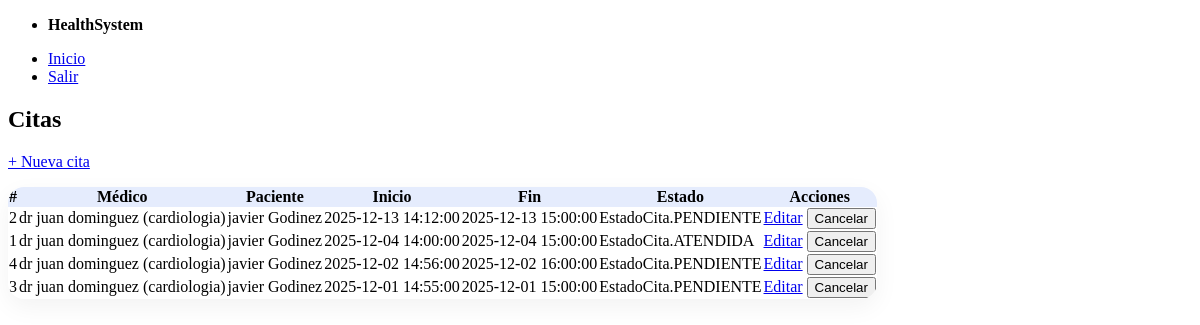
/citas (signed in), run on an earlier commit of the app's database.
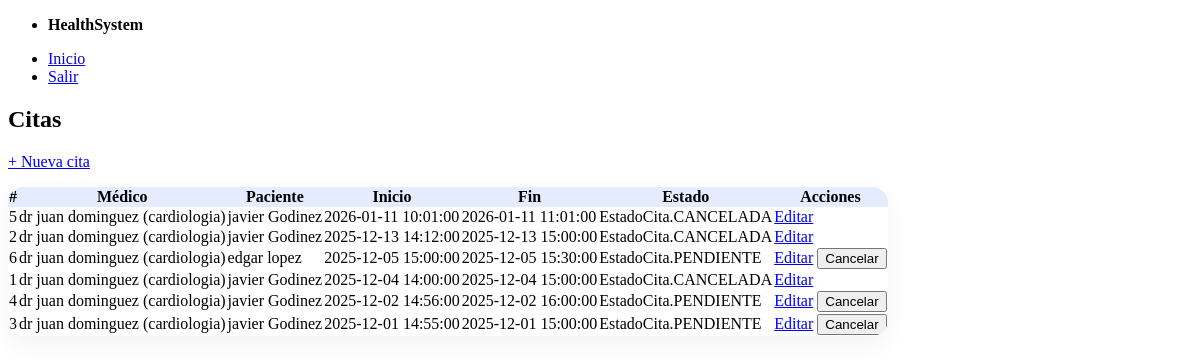
And on a later commit of the database.
### models.py (models this page shows, shortened)
class Cita(Base):
    __tablename__ = "citas"
    id = Column(Integer, primary_key=True)
    medico_id = Column(Integer, ForeignKey("medicos.id"), nullable=False, index=True)
    paciente_id = Column(Integer, ForeignKey("usuarios.id"), nullable=False, index=True)
    start_at = Column(DateTime, nullable=False, index=True)
    end_at = Column(DateTime, nullable=False, index=True)
    estado = Column(SAEnum(EstadoCita), default=EstadoCita.PENDIENTE, nullable=False)
    notas = Column(String, nullable=True)
    medico = relationship("Medico", back_populates="citas")
    paciente = relationship("Usuario")

class Usuario(Base, UserMixin):
    __tablename__ = "usuarios"
    id = Column(Integer, primary_key=True)
    nombre = Column(String, nullable=False)
    apellido = Column(String, nullable=False)
    email = Column(String, unique=True, index=True, nullable=False)
    password_hash = Column(String, nullable=False)
    tipo = Column(SAEnum(TipoUsuario), default=TipoUsuario.PACIENTE, nullable=False)
    medico = relationship("Medico", back_populates="usuario", uselist=False)
    expediente = relationship("Expediente", back_populates="paciente", uselist=False)

class Medico(Base):
    __tablename__ = "medicos"
    id = Column(Integer, primary_key=True)
    usuario_id = Column(Integer, ForeignKey("usuarios.id"), nullable=False, unique=True)
    especialidad = Column(String, nullable=False)
    usuario = relationship("Usuario", back_populates="medico")
    citas = relationship("Cita", back_populates="medico")

### app.py (the view)
@app.route("/citas")
@login_required
def citas_list():
    with get_db() as db:
        medico = None
        if current_user.tipo == TipoUsuario.MEDICO:
            medico = db.query(Medico).filter(Medico.usuario_id == current_user.id).first()
        base_query = db.query(Cita).options(
            joinedload(Cita.medico).joinedload(Medico.usuario),
            joinedload(Cita.paciente),
        )
        if current_user.tipo == TipoUsuario.MEDICO and medico:
            citas = base_query.filter(Cita.medico_id == medico.id).order_by(Cita.start_at.desc()).all()
        elif current_user.tipo == TipoUsuario.PACIENTE:
            citas = base_query.filter(Cita.paciente_id == current_user.id).order_by(Cita.start_at.desc()).all()
        else:
            citas = base_query.order_by(Cita.start_at.desc()).all()
        medicos = db.query(Medico).options(joinedload(Medico.usuario)).all()
    return render_template("appointments_list.html", citas=citas, medicos=medicos, EstadoCita=EstadoCita)

### app.py (called while the page is built)
@contextmanager
def get_db():
    db = SessionLocal()
    try:
        yield db
        db.commit()
    except Exception:
        db.rollback()
        raise
    finally:
        db.close()

@login_manager.user_loader
def load_user(user_id):
    with get_db() as db:
        return db.get(Usuario, int(user_id))

### templates/appointments_list.html (shortened to what this page needs)
{% extends "_layout.html" %}
{% block content %}
<h2>Citas</h2>
<p><a href="{{ url_for('citas_new') }}">+ Nueva cita</a></p>
<table>
<thead>
<tr>
<th>#</th>
<th>Médico</th>
<th>Paciente</th>
<th>Inicio</th>
<th>Fin</th>
<th>Estado</th>
<th>Acciones</th>
</tr>
</thead>
<tbody>
{% for c in citas %}
<tr>
<td>{{ c.id }}</td>
<td>{{ c.medico.usuario.nombre }} {{ c.medico.usuario.apellido }} ({{ c.medico.especialidad }})</td>
<td>{{ c.paciente.nombre }} {{ c.paciente.apellido }}</td>
<td>{{ c.start_at }}</td>
<td>{{ c.end_at }}</td>
<td>{{ c.estado }}</td>
<td>
<a href="{{ url_for('citas_edit', cita_id=c.id) }}">Editar</a>
{% if c.estado != EstadoCita.CANCELADA %}
<form action="{{ url_for('citas_cancel', cita_id=c.id) }}" method="post" style="display:inline">
<button type="submit">Cancelar</button>
</form>
{% endif %}
</td>
</tr>
{% endfor %}
</tbody>
</table>
{% endblock %}

### templates/_layout.html (shortened to what this page needs)
<!doctype html>
<html lang="es">
<head>
  <link rel="stylesheet" href="https://cdn.jsdelivr.net/npm/@picocss/pico@2/css/pico.min.css">
</head>
<body>
  <nav class="container">
    <ul>
      <li><strong>HealthSystem</strong></li>
    </ul>
    <ul>
      {% if current_user.is_authenticated %}
        <li><a href="{{ url_for('dashboard') }}">Inicio</a></li>
        <li><a href="{{ url_for('logout') }}">Salir</a></li>
      {% else %}
        <li><a href="{{ url_for('login') }}">Entrar</a></li>
        <li><a href="{{ url_for('register') }}">Registro</a></li>
      {% endif %}
    </ul>
  </nav>
  <main class="container">
    {% block content %}{% endblock %}
  </main>
</body>
</html>

### templates/_layout.html (style rules this page uses)
:root { --brand:#2563eb; --brand-2:#10b981; }
table { border-collapse:separate; border-spacing:0; overflow:hidden; border-radius:16px; box-shadow: 0 8px 24px rgba(0,0,0,.05); }
thead th { background: color-mix(in srgb, var(--brand) 12%, white); }

What changed in the data, as far as the page shows it:
added Cita: id "5", medico.usuario.nombre "dr juan", medico.usuario.apellido "dominguez", medico.especialidad "cardiologia", paciente.nombre "javier", paciente.apellido "Godinez", start_at "2026-01-11 10:01:00", end_at "2026-01-11 11:01:00", estado "EstadoCita.CANCELADA"
changed Cita id 2: estado "EstadoCita.PENDIENTE" → "EstadoCita.CANCELADA"; no longer shows "Cancelar"
added Cita: id "6", medico.usuario.nombre "dr juan", medico.usuario.apellido "dominguez", medico.especialidad "cardiologia", paciente.nombre "edgar", paciente.apellido "lopez", start_at "2025-12-05 15:00:00", end_at "2025-12-05 15:30:00", estado "EstadoCita.PENDIENTE"
changed Cita id 1: estado "EstadoCita.ATENDIDA" → "EstadoCita.CANCELADA"; no longer shows "Cancelar"
